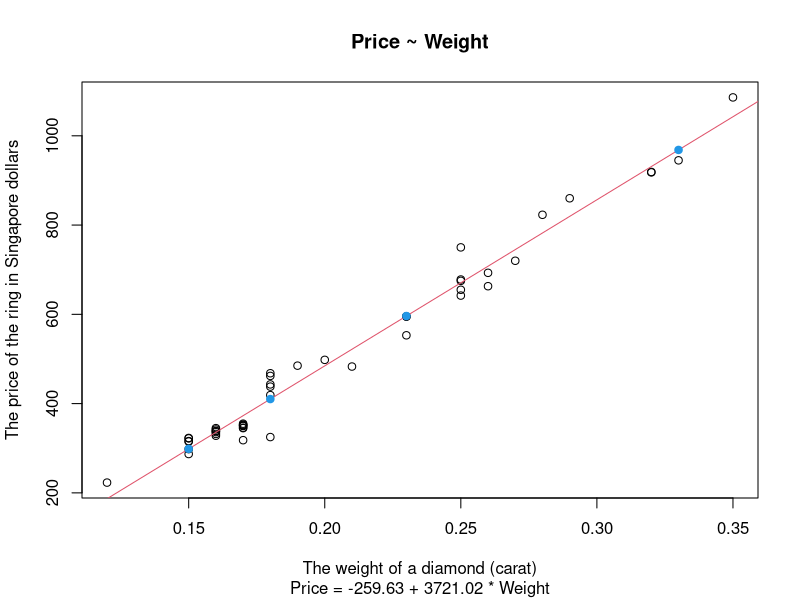

Generate this figure with R:
# Linear regression
# http://www.algorithmist.ru/2011/04/linear-regression-with-examples-in-r.html#more

# Reading data from a file
data <- read.table('Data_diamond.dat')
names(data) <- c('Weight', 'Price')

summary(data)

Price <- data$Price
Weight <- data$Weight

# Building a linear regression
fit <- lm(Price ~ Weight)
summary(fit)
# Coefficients:
#             Estimate Std. Error t value Pr(>|t|)    
# (Intercept)  -259.63      17.32  -14.99   <2e-16 ***
# data$Weight  3721.02      81.79   45.50   <2e-16 ***

# Price = -259.63 + 3721.02 * Weight
# The model describes the data on 97.83%


plot(Price ~ Weight,
     main = "Price ~ Weight",
     sub = "Price = -259.63 + 3721.02 * Weight",
     xlab = "The weight of a diamond (carat)", 
     ylab = "The price of the ring in Singapore dollars")
abline(fit, col = 2)


# Predict
newdata <- data.frame(Weight = c(.15, .18, .23, .33))
p <- predict(fit, newdata)
#        1        2        3        4 
# 298.5278 410.1586 596.2098 968.3123
newdata$Price <- p
points(newdata$Weight, y = newdata$Price, type = "p", col = 4, pch = 19)



library(party)

data <- readingSkills
data$result <- as.numeric(readingSkills$nativeSpeaker) - 1

# Print some records from data
print(head(data))

# Строим линейную регрессию
fit <- lm(data$result ~ data$age + data$shoeSize + data$score )

summary(fit)

# Result = -0.816931 -0.644451 * age -0.006149 * shoeSize + 0.162203 * score
# The model describes the data on 97.07%
